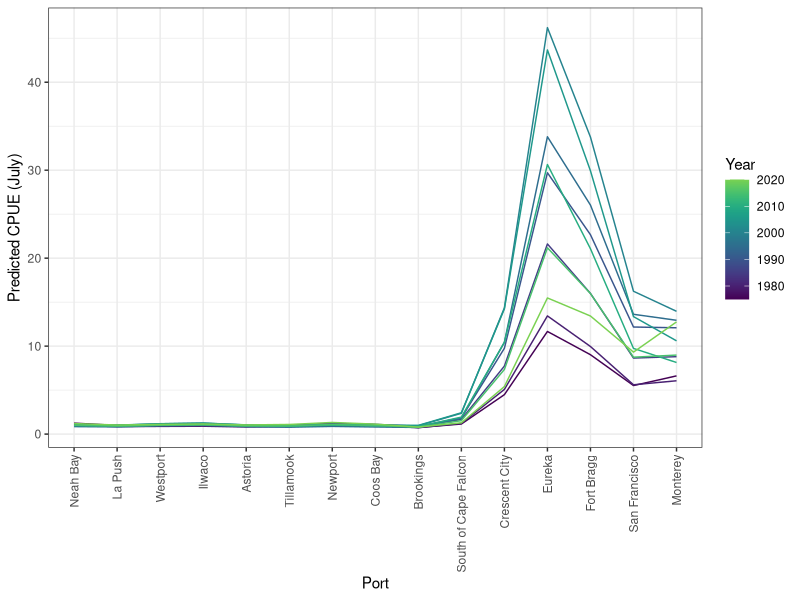
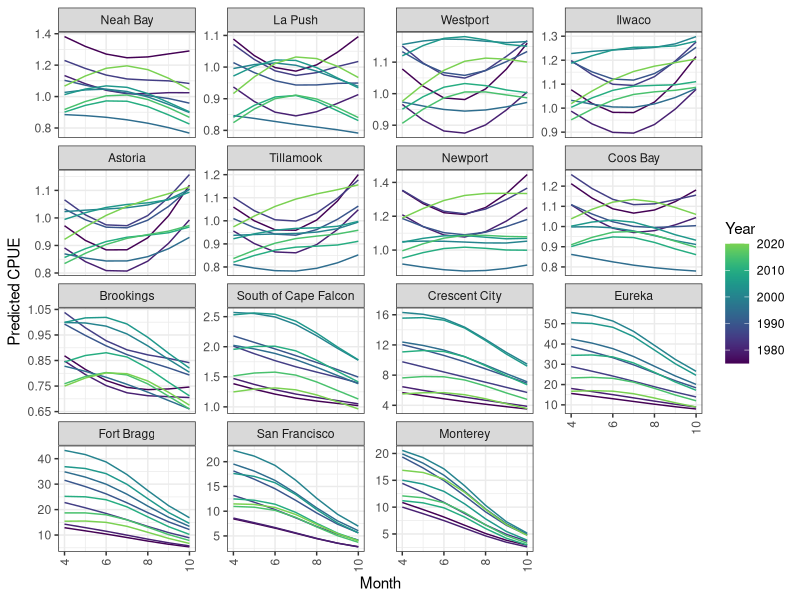

R code for these plots, in order:
library(tidyverse)
library(readxl)
library(mgcv)
library(ggplot2)
library(viridis)

# process effort data
ca_effort = readxl::read_xlsx("CA_effort.xlsx")
ca_effort = pivot_longer(ca_effort, cols = 2:9, names_to = "Month")
or_effort = readxl::read_xlsx("OR_effort.xlsx")
or_effort = pivot_longer(or_effort, cols = 2:12, names_to = "Month")
wa_effort = readxl::read_xlsx("WA_effort.xlsx")
wa_effort = pivot_longer(wa_effort, cols = 2:9, names_to = "Month")
effort = rbind(ca_effort, or_effort, wa_effort)
effort = dplyr::rename(effort, "Days" = value)

# process landings data
ca = readxl::read_xlsx("CA_landings.xlsx")
ca = pivot_longer(ca, cols = 2:9, names_to = "Month")
or = readxl::read_xlsx("OR_landings.xlsx")
or = pivot_longer(or, cols = 2:12, names_to = "Month")
wa = readxl::read_xlsx("WA_landings.xlsx")
wa = pivot_longer(wa, cols = 2:9, names_to = "Month")
landings = rbind(ca, or, wa)
landings = dplyr::rename(landings, "Landings" = value)

effort$Year = as.numeric(effort$Year)
effort$Days = as.numeric(effort$Days)
landings$Landings = as.numeric(landings$Landings)
data = dplyr::left_join(landings, effort) %>% 
  dplyr::filter(!is.na(Landings),!is.na(Days), Days > 0,
                Month!="Season")

# bring in spatial codes
codes = read.csv("area_code.csv") %>% 
  dplyr::rename(Port = Area)
data = dplyr::left_join(data, codes)

# recode month as numeric
data$MonthN = NA
data$MonthN[which(data$Month == "Apr.")] = 4
data$MonthN[which(data$Month == "May")] = 5
data$MonthN[which(data$Month == "June")] = 6
data$MonthN[which(data$Month == "July")] = 7
data$MonthN[which(data$Month == "Aug.")] = 8
data$MonthN[which(data$Month == "Sept.")] = 9
data$MonthN[which(data$Month == "Oct.")] = 10
data$MonthN[which(data$Month == "Nov.")] = 11
data$MonthN[which(data$Month == "Dec.")] = 12

# fit initial model - neg bin family, log(offset)
fit <- gam(Landings ~ s(Year) + s(Code) +s(MonthN,k=4) + offset(log(Days)), 
            family = nb(), data = data)

# That model does pretty good -- but we can maybe improve by addingn 2-way
# smooths across space/year/season
fit2 <- gam(Landings ~ s(Year) + s(Code) +s(MonthN,k=4) + 
              ti(Year,Code) + ti(Code,MonthN,k=4) + 
              ti(Year,MonthN,k=4) + offset(log(Days)), 
           family = nb(), data = data)

# make predictions
df = expand.grid(Code = unique(data$Code),
                 MonthN = 4:10,
                 Year = unique(data$Year),
                 Days = 10)
df$pred = predict(fit2, df, type="response")
df$cpue = df$pred / df$Days

df = dplyr::left_join(df, codes)
df$Port = factor(df$Port, levels = codes$Port)
# make plot of a few time slices across ports

jpeg("July_CPUE_byport.jpeg")
ggplot(dplyr::filter(df, MonthN == 7,Year %in% seq(1975,2020,5)), aes(Port, cpue, group=Year,col=Year)) + 
  geom_line() + 
  theme_bw() + 
  ylab("Predicted CPUE (July)") + 
  scale_color_viridis(end=0.8) + 
  theme(axis.text.x = element_text(angle = 90, vjust = 0.5, hjust=1))
dev.off()

jpeg("Seasonal_CPUE_byport.jpeg")
ggplot(dplyr::filter(df,Year %in% seq(1975,2020,5)), aes(MonthN, cpue, group=Year,col=Year)) + 
  geom_line() + 
  theme_bw() + 
  facet_wrap(~Port, scale="free_y") + 
  ylab("Predicted CPUE") + 
  xlab("Month") + 
  scale_color_viridis(end=0.8) + 
  theme(axis.text.x = element_text(angle = 90, vjust = 0.5, hjust=1))
dev.off()


